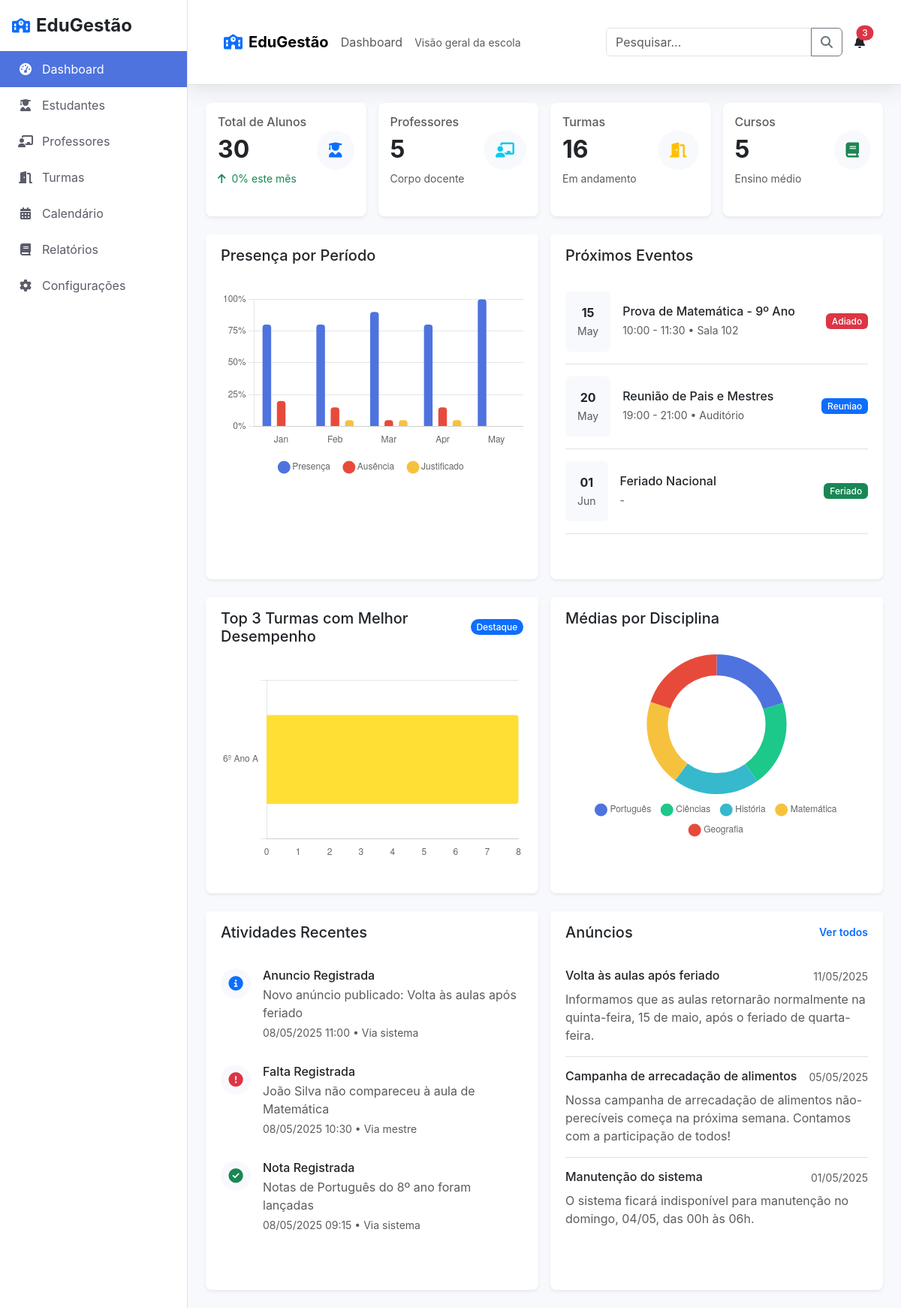
The page / on the database its author committed.
### tables this page shows
CREATE TABLE IF NOT EXISTS `eventos` (
  `id` INT NOT NULL AUTO_INCREMENT,
  `titulo` VARCHAR(100) NOT NULL,
  `descricao` TEXT NULL,
  `data_evento` DATE NOT NULL,
  `hora_inicio` TIME NULL,
  `hora_fim` TIME NULL,
  `local` VARCHAR(100) NULL,
  `tipo` ENUM('reuniao', 'prova', 'feriado', 'evento', 'outro') NOT NULL,
  `status` ENUM('agendado', 'cancelado', 'adiado', 'concluido') NOT NULL DEFAULT 'agendado',
  PRIMARY KEY (`id`)
);

CREATE TABLE IF NOT EXISTS `atividades` (
  `id` INT NOT NULL AUTO_INCREMENT,
  `tipo` ENUM('login', 'nota', 'falta', 'evento', 'anuncio', 'outro') NOT NULL,
  `descricao` TEXT NOT NULL,
  `data_registro` DATE NOT NULL,
  `hora_registro` TIME NOT NULL,
  `usuario_id` INT NULL,
  `origem` VARCHAR(50) NOT NULL,
  PRIMARY KEY (`id`),
  INDEX `fk_atividades_usuario_idx` (`usuario_id` ASC),
  CONSTRAINT `fk_atividades_usuario`
    FOREIGN KEY (`usuario_id`)
    REFERENCES `usuarios` (`id`)
    ON DELETE SET NULL
    ON UPDATE CASCADE
);

CREATE TABLE IF NOT EXISTS `anuncios` (
  `id` INT NOT NULL AUTO_INCREMENT,
  `titulo` VARCHAR(100) NOT NULL,
  `conteudo` TEXT NOT NULL,
  `data_publicacao` DATE NOT NULL,
  `usuario_id` INT NOT NULL,
  PRIMARY KEY (`id`),
  INDEX `fk_anuncios_usuario_idx` (`usuario_id` ASC),
  CONSTRAINT `fk_anuncios_usuario`
    FOREIGN KEY (`usuario_id`)
    REFERENCES `usuarios` (`id`)
    ON DELETE CASCADE
    ON UPDATE CASCADE
);

### index.php (the view, shortened to what the rows shown need)
<?php
require_once 'conexao.php';
require_once 'dashboard_stats.php';
require_once 'attendance_data.php';
require_once 'eventos_data.php';
require_once 'atividades_data.php';
require_once 'anuncios_data.php';
require_once 'desempenho_data.php';
?>
<!DOCTYPE html>
<html lang="pt-BR">
<head>
    <link href="https://cdn.jsdelivr.net/npm/bootstrap@5.3.0/dist/css/bootstrap.min.css" rel="stylesheet">
    <link rel="stylesheet" href="https://cdnjs.cloudflare.com/ajax/libs/font-awesome/6.4.0/css/all.min.css">
    <link rel="stylesheet" href="https://cdnjs.cloudflare.com/ajax/libs/animate.css/4.1.1/animate.min.css">
    <link rel="stylesheet" href="css/style.css">
</head>
<body>
    <div class="d-flex" id="wrapper">
        <div id="page-content-wrapper">
            <div class="container-fluid p-3 p-lg-4">
                <div class="row g-3 mb-4">
                    <div class="col-6 col-md-3">
                        <div class="card border-0 shadow-sm h-100 animate__animated animate__fadeIn">
                            <div class="card-body p-3">
                                <div class="d-flex justify-content-between align-items-center">
                                    <div>
                                        <h2 class="fw-bold"><?php echo $totalAlunos; ?></h2>
                                    </div>
                                </div>
                            </div>
                        </div>
                    </div>
                    <div class="col-6 col-md-3">
                        <div class="card border-0 shadow-sm h-100 animate__animated animate__fadeIn" style="animation-delay: 0.1s">
                            <div class="card-body p-3">
                                <div class="d-flex justify-content-between align-items-center">
                                    <div>
                                        <h2 class="fw-bold"><?php echo $totalProfessores; ?></h2>
                                    </div>
                                </div>
                            </div>
                        </div>
                    </div>
                    <div class="col-6 col-md-3">
                        <div class="card border-0 shadow-sm h-100 animate__animated animate__fadeIn" style="animation-delay: 0.2s">
                            <div class="card-body p-3">
                                <div class="d-flex justify-content-between align-items-center">
                                    <div>
                                        <h2 class="fw-bold"><?php echo $totalTurmas; ?></h2>
                                    </div>
                                </div>
                            </div>
                        </div>
                    </div>
                    <div class="col-6 col-md-3">
                        <div class="card border-0 shadow-sm h-100 animate__animated animate__fadeIn" style="animation-delay: 0.3s">
                            <div class="card-body p-3">
                                <div class="d-flex justify-content-between align-items-center">
                                    <div>
                                        <h2 class="fw-bold"><?php echo $totalCursos; ?></h2>
                                    </div>
                                </div>
                            </div>
                        </div>
                    </div>
                </div>
                <div class="row g-3 mb-4">
                    <div class="col-12 col-lg-6">
                        <div class="card border-0 shadow-sm h-100">
                            <div class="card-body">
                                <?php if (count($proximosEventos) > 0): ?>
                                    <?php foreach ($proximosEventos as $evento): ?>
                                        <div class="d-flex flex-column flex-sm-row align-items-start align-items-sm-center mb-3 pb-3 border-bottom">
                                            <div class="bg-light rounded p-2 p-sm-3 text-center me-0 me-sm-3 mb-2 mb-sm-0">
                                                <span class="d-block fw-bold"><?php echo date('d', strtotime($evento['data_evento'])); ?></span>
                                                <span class="small text-muted"><?php echo date('M', strtotime($evento['data_evento'])); ?></span>
                                            </div>
                                            <div class="flex-grow-1">
                                                <h6 class="mb-1"><?php echo $evento['titulo']; ?></h6>
                                                <p class="small text-muted mb-2 mb-sm-0">
                                                    <?php
                                                    if (!empty($evento['hora_inicio']) && !empty($evento['hora_fim'])) {
                                                        echo substr($evento['hora_inicio'], 0, 5) . ' - ' . substr($evento['hora_fim'], 0, 5);
                                                    } else {
                                                        echo '-';
                                                    }
                                                    ?>
                                                    <?php echo !empty($evento['local']) ? ' • ' . $evento['local'] : ''; ?>
                                                </p>
                                            </div>
                                            <?php
                                            $badgeClass = 'primary';
                                            $badgeText = $evento['tipo'];
                                            if ($evento['status'] == 'adiado') {
                                                $badgeClass = 'danger';
                                                $badgeText = 'Adiado';
                                            } elseif ($evento['tipo'] == 'feriado') {
                                                $badgeClass = 'success';
                                            } elseif ($evento['tipo'] == 'prova') {
                                                $badgeClass = 'warning';
                                            }
                                            ?>
                                            <span class="badge bg-<?php echo $badgeClass; ?> align-self-start align-self-sm-center">
                                                <?php echo ucfirst($badgeText); ?>
                                            </span>
                                        </div>
                                    <?php endforeach; ?>
                                <?php else: ?>
                                    <div class="text-center py-4">
                                        <p class="text-muted">Não há eventos próximos.</p>
                                    </div>
                                <?php endif; ?>
                            </div>
                        </div>
                    </div>
                </div>
                <div class="row g-3">
                    <div class="col-12 col-lg-6">
                        <div class="card border-0 shadow-sm h-100">
                            <div class="card-body">
                                <?php if (count($atividadesRecentes) > 0): ?>
                                    <?php foreach ($atividadesRecentes as $atividade): ?>
                                        <?php
                                        $icone = 'info-circle text-primary';
                                        if ($atividade['tipo'] == 'falta') {
                                            $icone = 'exclamation-circle text-danger';
                                        } elseif ($atividade['tipo'] == 'nota') {
                                            $icone = 'check-circle text-success';
                                        } elseif ($atividade['tipo'] == 'evento') {
                                            $icone = 'calendar-check text-primary';
                                        }
                                        ?>
                                        <div class="activity-item d-flex flex-column flex-sm-row align-items-start mb-3">
                                            <div class="activity-icon me-0 me-sm-3 mb-2 mb-sm-0">
                                                <i class="fas fa-<?php echo $icone; ?>"></i>
                                            </div>
                                            <div>
                                                <h6 class="mb-1"><?php echo ucfirst($atividade['tipo']); ?> Registrada</h6>
                                                <p class="text-muted mb-1"><?php echo $atividade['descricao']; ?></p>
                                                <p class="small text-muted">
                                                    <?php
                                                    $hoje = date('Y-m-d');
                                                    $ontem = date('Y-m-d', strtotime('-1 day'));
                                                    if ($atividade['data_registro'] == $hoje) {
                                                        echo 'Hoje';
                                                    } elseif ($atividade['data_registro'] == $ontem) {
                                                        echo 'Ontem';
                                                    } else {
                                                        echo date('d/m/Y', strtotime($atividade['data_registro']));
                                                    }
                                                    echo ' ' . substr($atividade['hora_registro'], 0, 5);
                                                    echo ' • Via ' . $atividade['origem'];
                                                    ?>
                                                </p>
                                            </div>
                                        </div>
                                    <?php endforeach; ?>
                                <?php else: ?>
                                    <div class="text-center py-4">
                                        <p class="text-muted">Não há atividades recentes.</p>
                                    </div>
                                <?php endif; ?>
                            </div>
                        </div>
                    </div>
                    <div class="col-12 col-lg-6">
                        <div class="card border-0 shadow-sm h-100">
                            <div class="card-body">
                                <?php if (count($anuncios) > 0): ?>
                                    <?php foreach ($anuncios as $index => $anuncio): ?>
                                        <div class="announcement-item<?php echo $index < count($anuncios) - 1 ? ' mb-3 pb-3 border-bottom' : ''; ?>">
                                            <div class="d-flex flex-column flex-sm-row justify-content-between mb-2">
                                                <h6 class="mb-1 mb-sm-0"><?php echo $anuncio['titulo']; ?></h6>
                                                <span class="text-muted small"><?php echo date('d/m/Y', strtotime($anuncio['data_publicacao'])); ?></span>
                                            </div>
                                            <p class="text-muted mb-0"><?php echo $anuncio['conteudo']; ?></p>
                                        </div>
                                    <?php endforeach; ?>
                                <?php else: ?>
                                    <div class="text-center py-4">
                                        <p class="text-muted">Não há anúncios disponíveis.</p>
                                    </div>
                                <?php endif; ?>
                            </div>
                        </div>
                    </div>
                </div>
            </div>
    <script>
    // Create global chart data object
    window.chartData = {
        // Attendance data
        meses: <?php echo json_encode($dadosPresenca['meses']); ?>,
        presenca: <?php echo json_encode($dadosPresenca['presenca']); ?>,
        ausencia: <?php echo json_encode($dadosPresenca['ausencia']); ?>,
        justificado: <?php echo json_encode($dadosPresenca['justificado']); ?>,
        // Turmas data
        turmas: <?php echo json_encode($desempenhoTurmas['turmas']); ?>,
        medias: <?php echo json_encode($desempenhoTurmas['medias']); ?>,
        // Disciplinas data
        disciplinas: <?php echo json_encode($mediasDisciplinas['disciplinas']); ?>,
        mediasDisciplinas: <?php echo json_encode($mediasDisciplinas['medias']); ?>
    };
    </script>
</body>
</html>

### rows shown on the page
eventos: data_evento "15", data_evento "May", titulo "Prova de Matemática - 9º Ano", hora_inicio "10:00", hora_fim "11:30", local "Sala 102", status "Adiado"
eventos: data_evento "20", data_evento "May", titulo "Reunião de Pais e Mestres", hora_inicio "19:00", hora_fim "21:00", local "Auditório", tipo "Reuniao"
eventos: data_evento "01", data_evento "Jun", titulo "Feriado Nacional", tipo "Feriado"
atividades: tipo "Anuncio", descricao "Novo anúncio publicado: Volta às aulas após feriado", data_registro "08/05/2025", hora_registro "11:00", origem "sistema"
atividades: tipo "Falta", descricao "João Silva não compareceu à aula de Matemática", data_registro "08/05/2025", hora_registro "10:30", origem "mestre"
atividades: tipo "Nota", descricao "Notas de Português do 8º ano foram lançadas", data_registro "08/05/2025", hora_registro "09:15", origem "sistema"
anuncios: titulo "Volta às aulas após feriado", data_publicacao "11/05/2025", conteudo "Informamos que as aulas retornarão normalmente na quinta-feira, 15 de maio, após o feriado de quarta-feira."
anuncios: titulo "Campanha de arrecadação de alimentos", data_publicacao "05/05/2025", conteudo "Nossa campanha de arrecadação de alimentos não-perecíveis começa na próxima semana. Contamos com a participação de todos!"
anuncios: titulo "Manutenção do sistema", data_publicacao "01/05/2025", conteudo "O sistema ficará indisponível para manutenção no domingo, 04/05, das 00h às 06h."

### other values the page prints
$totalAlunos "30"
abs($variacaoAlunos) "0"
$totalProfessores "5"
$totalTurmas "16"
$totalCursos "5"
chart data {{ json_encode($dadosPresenca['meses']) }} ["Jan","Feb","Mar","Apr","May"]
chart data {{ json_encode($dadosPresenca['presenca']) }} [80,80,90,80,100]
chart data {{ json_encode($dadosPresenca['ausencia']) }} [20,15,5,15,0]
chart data {{ json_encode($dadosPresenca['justificado']) }} [0,5,5,5,0]
